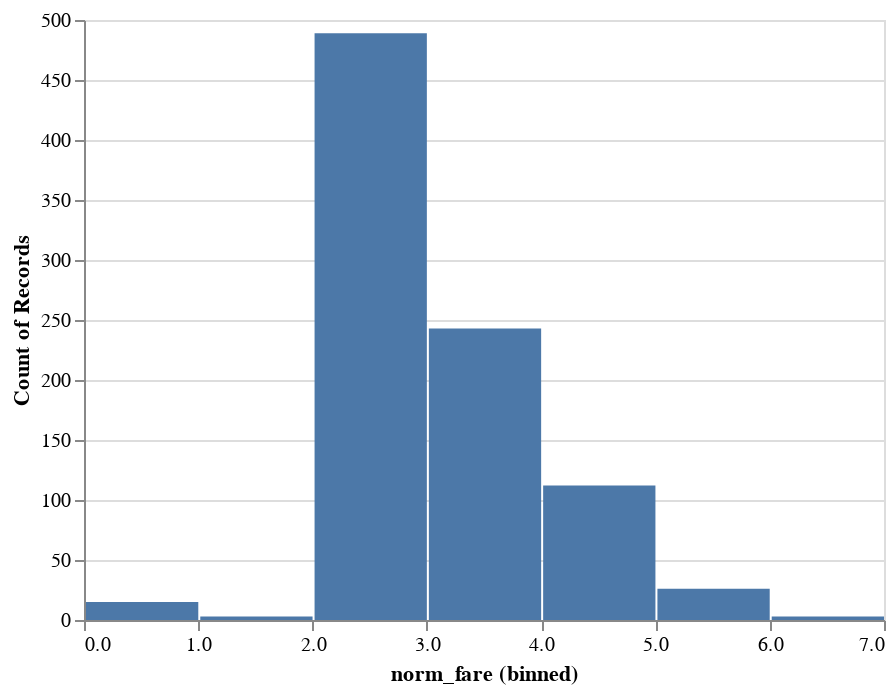

The notebook cell this image was saved under:
### Code cell
alt.Chart(source).mark_bar().encode(
    alt.X("norm_fare:Q", bin=True),
    y='count()',
)

### Figure 1 — Vega-Lite specification as saved in the notebook (floating-point values rounded to 4 significant figures; data arrays with more than 128 entries replaced by an {"elided": "..."} marker saying what was removed)
{"config": {"view": {"continuousWidth": 400, "continuousHeight": 300}}, "data": {"name": "data-fb26f5addd0378c59b5191ea092ceabc"}, "mark": "bar", "encoding": {"x": {"type": "quantitative", "bin": true, "field": "norm_fare"}, "y": {"type": "quantitative", "aggregate": "count"}}, "$schema": "https://vega.github.io/schema/vega-lite/v4.8.1.json", "datasets": {"data-fb26f5addd0378c59b5191ea092ceabc": {"elided": "891 records"}}}
